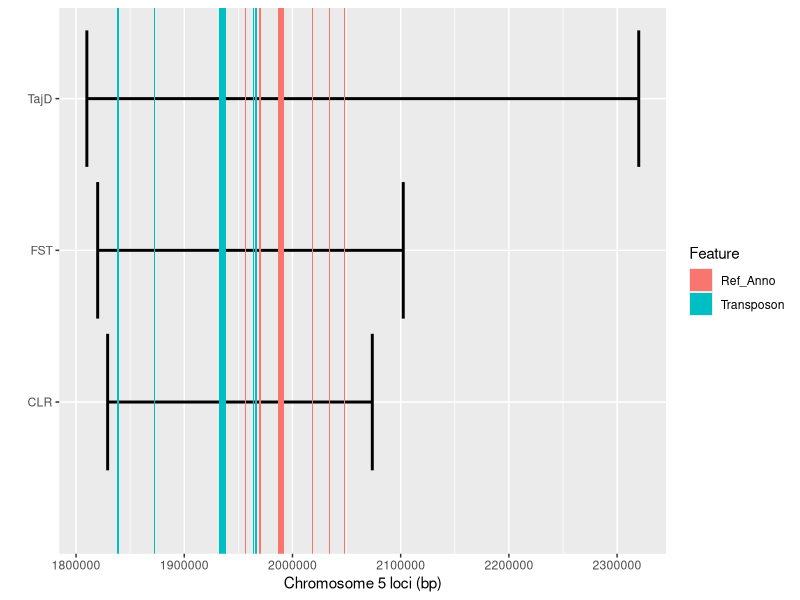

Reproduce this figure in R.

# Data copy pasted from the excel sheet S1 in Supplementary

Test <- c("FST", "CLR", "TajD")
Start <- c(1819995, 1829207, 1810000)
End <- c(2102387, 2073778, 2320000)

loci <- data.frame(Test, Start, End)

ST <- c(1837887,1871865, 1932467,1933378,
        1937253, 1963908, 1964968, 1966969, 
        1883060,1956074, 1969417,1986686,
        2016857, 2017925, 2034728,
        2047542)
EN <- c(1839559, 1872560, 1932685, 1937208, 
        1938500, 1964819, 1966788, 1967240,
        1883483, 1957380, 1971365, 1992272,
        2017234, 2019322, 2034026,
        2048806)
Feature <- c("Transposon","Transposon","Transposon",
             "Transposon","Transposon","Transposon",
             "Transposon","Transposon","Ref_Anno", 
             "Ref_Anno", "Ref_Anno", "Ref_Anno", "Ref_Anno",
             "Ref_Anno","Ref_Anno","Ref_Anno")

feats <- data.frame(ST, EN, Feature)
 

library(ggplot2)

ggplot()+
  scale_x_continuous(name = "Chromosome 5 loci (bp)")+
  geom_errorbarh(data = loci, mapping = aes(xmin=Start, xmax=End,
                y=Test), size=1)+
  geom_rect(data=feats, mapping = aes(xmin=ST, xmax=EN, 
            ymin=0, ymax=Inf, fill=Feature))+
  ylab("")


              


